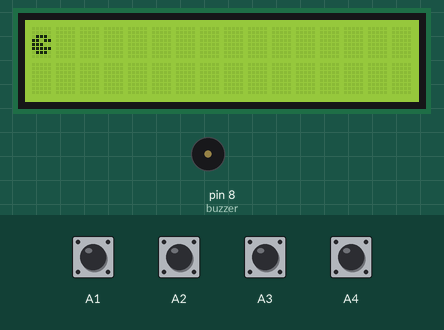
The sketch below on a simulated Arduino Uno, built with avr-gcc and run on an emulated ATmega328P. Shown: 16×2 character LCD, buzzer (waves = sounding, pin HIGH). The inputs (shaded band) are chosen by the test bench; at power-on: A1–4 HIGH.

Above: at 1.2 s.
1.3 s: A2 pulled LOW for 0.15 s
At 2.5 s:
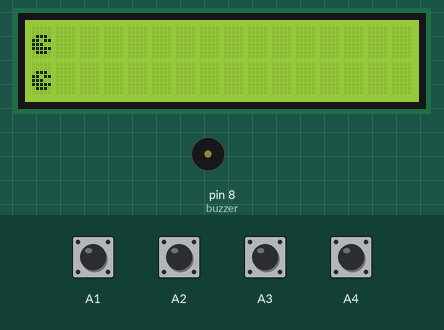
2.9 s: A3 pulled LOW for 1 s
At 4.7 s:
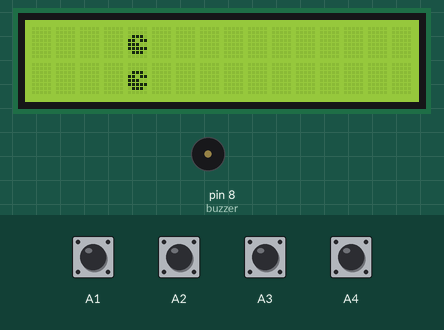
5.4 s: A3 pulled LOW for 0.15 s
At 5.9 s:
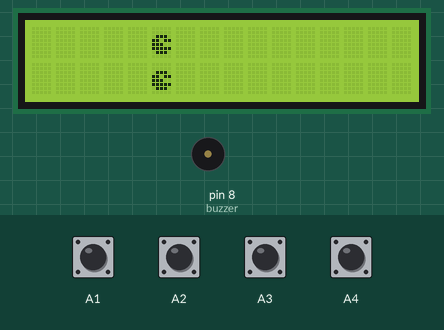
Timing chart, 0 to 8.4 s (numbered marks = the images above; inputs shaded):
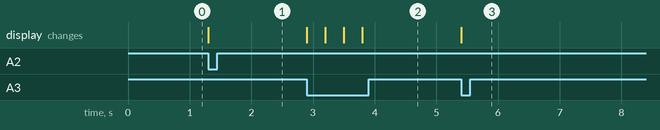

Measured:
- after the input at 1.3 s, the display: changes at once (image 1)
- after the input at 2.9 s, the display: first changes at once (image 2 shows a later state)
- after the input at 5.4 s, the display: changes at once (image 3)

The sketch:

pacman.ino
```cpp
#include <LiquidCrystal.h>

// initialize the library with the numbers of the interface pins
LiquidCrystal lcd(12, 11, 5, 4, 3, 2);

byte pacman1[8] = {
B00000,
B00000,
B01110,
B11011,
B11100,
B11111,
B01110,
};

byte pacman2[8] = {
B00000,
B00000,
B01110,
B11011,
B11111,
B11111,
B01110,
};

byte ghost[8] = {
B00000,
B00000,
B01110,
B10101,
B11111,
B11111,
B10101,
};

byte food[8] = {
B00000,
B00000,
B00000,
B00110,
B00110,
B00000,
B00000,
};

//butonale
#define rightBtn     5
#define upBtn        6
#define downBtn      7
#define leftBtn      8

int buttonState1 = 0;
int buttonState2 = 0;
int buttonState3 = 0;
int buttonState4 = 0;
int buzzer = 8;

int xPac=0; // pozitia initiala pe linie
int yPac=0; // pozitia initiala pe coloana

int v=0;
void setup() {
  pinMode(buzzer, OUTPUT);
  pinMode(A1,INPUT_PULLUP);
  pinMode(A2,INPUT_PULLUP);
  pinMode(A3,INPUT_PULLUP);
  pinMode(A4,INPUT_PULLUP);

  lcd.begin(16, 2);
  lcd.createChar(0, pacman1);
  lcd.createChar(1, pacman2);
  lcd.createChar(2, ghost);
  lcd.createChar(3, food);
}

void loop() {
  //start();

  lcd.setCursor(xPac,yPac);
  lcd.write(byte(0));
  //lcd.setCursor(xPac+1,yPac);
  //lcd.write(byte(3));
 // lcd.scrollDisplayRight();
  //delay(300);
  int state=readBtn();
  switch (state) {
  case rightBtn:
    v=verify(xPac+1,yPac);
    if(v=1){
    //xPac=xPac+1;
    lcd.scrollDisplayRight();
    delay(300);
    }
    break;
  case upBtn:
    v=verify(xPac,yPac-1);
    if(v=1){
    yPac=yPac-1;
    }
    break;
  case downBtn:
    v=verify(xPac,yPac+1);
    if(v=1){
    yPac=yPac+1;
    }
    break;
  case leftBtn:
    v=verify(xPac-1,yPac);
    if(v=1){
   // xPac=xPac-1;
    lcd.scrollDisplayLeft();
     delay(300);
    }
    break;
  default:
    // statements
    break;
}
 // if(buttonState1 == LOW){
  // you_lose();
  //}
  //if(buttonState2 == LOW){
    //you_won();
    //level1();
  //}
}

void start(){
   lcd.setCursor(0, 0);
   lcd.print("     Pacman");
   lcd.setCursor(0, 1);
  for(int i=0;i<16;i++){
    if(i>0){
      delay(200);
      lcd.setCursor(i-1,1);
      lcd.print(" ");
    }
    if(i == 0){
      delay(200);
      lcd.setCursor(15,1);
      lcd.print(" ");
    }
    if(i % 2 == 0){
    delay(200);
    lcd.setCursor(i, 1);
    lcd.write(byte(0));
    }else{
    delay(200);
    lcd.setCursor(i, 1);
    lcd.write(byte(1));
    }
  }
}

int verify(int x,int y){
  if(x<15 && y<2){
  return 1;
  }
  else{
  return 0;
  }
}

int readBtn(){
buttonState1=digitalRead(A1);
buttonState2=digitalRead(A2);
buttonState3=digitalRead(A3);
buttonState4=digitalRead(A4);

  if(buttonState1 == LOW){
    return leftBtn;
  }
  if(buttonState2 == LOW){
    return upBtn;
  }
  if(buttonState3 == LOW){
    return rightBtn;
  }
  if(buttonState4 == LOW){
    return downBtn;
  }
}

void you_won(){
lcd.setCursor(0,0);
lcd.print("       YOU");
lcd.setCursor(0,1);
  lcd.print("       WON");
win_song();
}

void level1(){
lcd.setCursor(0,0);
lcd.print("      LEVEL");
lcd.setCursor(0,1);
  lcd.print("        1");
}

void you_lose(){
lcd.setCursor(0,0);
lcd.print("       YOU");
lcd.setCursor(0,1);
  lcd.print("      LOSE");
lose_song();
}

void win_song(){
      tone(buzzer,420,200);
      delay(500);
      tone(buzzer,440,200);
      delay(500);
      tone(buzzer,490,270);
      delay(300);
      tone(buzzer,520,200);
      delay(300);
}

void lose_song(){
      tone(buzzer,190,230);
      delay(500);
      tone(buzzer,100,230);
      delay(500);
      tone(buzzer,50,270);
      delay(300);
}
```
